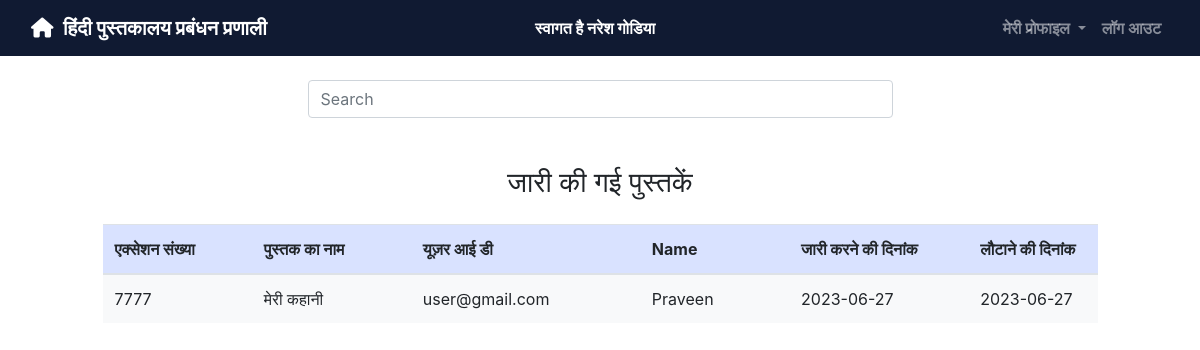
Screenshot of /admin/view_issued_book.php (signed in) with the database file from the repository.
### tables this page shows
CREATE TABLE `issue_books` (
  `ac_no` varchar(100) NOT NULL,
  `book_name` varchar(100) NOT NULL,
  `user_id` varchar(100) NOT NULL,
  `issue_date` date NOT NULL,
  `return_date` date DEFAULT NULL,
  `SNo` int(10) UNSIGNED NOT NULL
);

CREATE TABLE `users` (
  `user_name` varchar(100) NOT NULL,
  `user_id` varchar(100) NOT NULL,
  `designation` varchar(100) NOT NULL
);

### admin/view_issued_book.php (the view, shortened to what this page needs)
<?php
	include "../asset/dbconnect.php";
	$query = "select issue_books.ac_no, issue_books.book_name, issue_books.user_id, users.user_name, issue_books.issue_date, issue_books.return_date from issue_books left join users on issue_books.user_id = users.user_id order by return_date";
?>
<!DOCTYPE html>
<html>
<head>
	<link rel="stylesheet" type="text/css" href="../bootstrap4/css/bootstrap.min.css">
	<link rel="stylesheet" type="text/css" href="../css/all.css">
</head>
<body>
	<nav class="navbar navbar-expand-lg navbar-dark font-weight-bold" style="background-color:#101a32">
		<div class="container-fluid">
			<div class="navbar-header">
				<a class="navbar-brand" href="admin_dashboard.php"><i class="fas fa-house"></i>&nbsp;&nbsp;हिंदी पुस्तकालय प्रबंधन प्रणाली</a>
			</div>
			<div class="text-white"><span>स्वागत है <?php echo $_SESSION['name'];?>&nbsp;&nbsp;&nbsp;&nbsp;&nbsp;&nbsp;&nbsp;&nbsp;&nbsp;&nbsp;&nbsp;&nbsp;&nbsp;&nbsp;&nbsp;&nbsp;&nbsp;&nbsp;&nbsp;&nbsp;&nbsp;&nbsp;&nbsp;</span></div>
		    <ul class="nav navbar-nav navbar-right">
		      <li class="nav-item dropdown">
	        	<a class="nav-link dropdown-toggle" data-toggle="dropdown">मेरी प्रोफाइल </a>
		      </li>
		      <li class="nav-item">
		        <a class="nav-link" href="logout.php">लॉग आउट</a>
		      </li>
		    </ul>
		</div>
	</nav>
	<div class="row d-flex justify-content-center my-4">
		<div class="col-md-6" id="main_content">
			<input type="text" name="search_field" id="search_field" class="form-control" onkeyup="Search(this.value)" placeholder="Search" value="">
		</div>
	</div>
	<div class="text-center mt-5 mb-4"><h3>जारी की गई पुस्तकें</h3></div>
	<div id="fetch_table">
		<div class="row d-flex justify-content-center mb-5">
			<div class="col-md-10">
				<table class="table table-hover" style="margin:auto;">
					<thead class="sticky-top" style="background-color: #d9e2ff;">
						<tr>
							<th style="width:15%">एक्सेशन संख्या</th>
							<th>पुस्तक का नाम</th>
							<th>यूज़र आई डी</th>
							<th style="width:15%">Name</th>
							<th style="width:18%">जारी करने की दिनांक</th>
							<th style="width:13%">लौटाने की दिनांक</th>
						</tr>
					</thead>
				<?php
					$query_run = mysqli_query($connection,$query);
					while ($row = mysqli_fetch_assoc($query_run)){
				?>
					<tbody class="bg-light">
						<tr>
							<td><?php echo $row['ac_no'];?></td>
							<td><?php echo $row['book_name'];?></td>
							<td><?php echo $row['user_id'];?></td>
							<td><?php echo $row['user_name'];?></td>
							<td><?php echo $row['issue_date'];?></td>
							<td><?php echo $row['return_date'];?></td>
						</tr>
					</tbody>
				<?php
					}
				?>
				</table>
			</div>
		</div>
	</div>
</body>
</html>

### rows the page displays
issue_books: ac_no "7777", book_name "मेरी कहानी", user "user@gmail.com", user.user_name "Praveen", issue_date "2023-06-27", return_date "2023-06-27"

### other values shown
$_SESSION['name'] "नरेश गोडिया"
